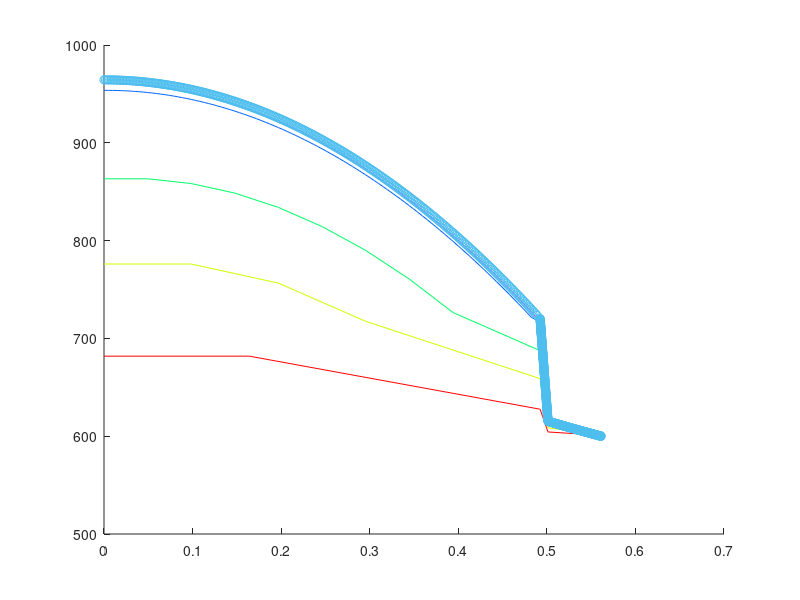

Here is the MATLAB script that generated this plot: (Note: this script raises an error after producing the figure.)
%% 1D Fuel Temperature Analysis

% Alexander Swenson

% NE 411 HW 3

clear; clc; clf;

%% set up model 

nodes = [3, 5 ,10,100, 300];

for j = 1:length(nodes)

T_s = 600;              % clad surface temperature [K]
g = 145;       % generation in fuel [W/cc]
r_fuel = 0.5-.00762;           % fuel radius [cm]
r_void = 0;         % void caused by sintering [cm]
thick_gap = 0.0089;     % thickness gap [cm]
thick_clad = 0.066-.006;     % thickness clad [cm]
r_gap = r_fuel + thick_gap;
r_clad = r_gap + thick_clad;

kf = .036;           % fuel conductivity [W/cm-K]
kg = 0.003;           % gap conductivity [W/cm-K]
kc = .13;            % clad conductivity [W/cm-K]

fuel_nodes = nodes(j);        % nodes for each region
gap_nodes = nodes(j);
clad_nodes = nodes(j);
total_nodes = fuel_nodes + gap_nodes + clad_nodes;

first_gap_node = fuel_nodes ;
first_clad_node = first_gap_node + gap_nodes;


bound_1 = fuel_nodes;
bound_2 = fuel_nodes + gap_nodes;

dr_fuel = (r_fuel-r_void)/fuel_nodes;
dr_gap = (r_gap - r_fuel)/gap_nodes;
dr_clad = (r_clad - r_gap)/clad_nodes;

r = zeros(total_nodes,1);


% define node points throughout the model

for i = 1:fuel_nodes+1
    r(i) = dr_fuel*(i-1) + r_void;
end

for i = first_gap_node:first_clad_node - 1;
    r(i) = dr_gap*(i-first_gap_node) + r_fuel;
end

for i = first_clad_node : total_nodes 
    r(i) = dr_clad*(i-first_clad_node) + r_gap;
end


%% set up node equations

node_coef = zeros(total_nodes,total_nodes);
b_nodes = zeros(total_nodes,1);

% adiabatic boundary condition at fuel centerline 

node_coef(1,1) = -1 - r(1)/dr_fuel;
node_coef(1,2) = 1 + r(1)/dr_fuel;
b_nodes(1) = -(g*r(1)*dr_fuel)/kf;

for i = 2:bound_1 - 1
    node_coef(i,i) = -1 - (2*r(i))/dr_fuel;
    node_coef(i,i+1)= 1+(r(i)/dr_fuel);
    node_coef(i,i-1) =  r(i)/dr_fuel;
    b_nodes(i) = -(g*r(i)*dr_fuel)/kf;
end 

% couple gap and fuel with two boundary conditions

% BC 1 (use conservation of heat flux to solve for T(n) in fuel


node_coef(bound_1,bound_1-1) = (r(bound_1))/(r(bound_1)-dr_fuel);         % T_n-1 coefficient
node_coef(bound_1,bound_1) = -((r(bound_1)/(r(bound_1)-dr_fuel))+((kg*dr_fuel*(r(bound_1)+dr_gap)*r(bound_1))/(kf*dr_gap*(r(bound_1)-dr_fuel)^2)));
node_coef(bound_1,bound_1+1) = (kg*dr_fuel*(r(bound_1)+dr_gap)*r(bound_1))/(kf*dr_gap*(r(bound_1)-dr_fuel)^2);
b_nodes(bound_1) = 0; 

for i = bound_1 + 1: bound_2 - 1
    
    node_coef(i,i) = -1 - (2*r(i))/dr_gap;
    node_coef(i,i+1)=  1+r(i)/dr_gap;
    node_coef(i,i-1) =  r(i)/dr_gap;
    b_nodes(i)=0;
end


% couple gap and fuel with two boundary conditions
% BC 1 (use conservation of heat flux to solve for T(n) in fuel


node_coef(bound_2,bound_2 -1) = r(bound_2)/(r(bound_2)-dr_gap);       % T_n-1 coefficient
node_coef(bound_2,bound_2) = -((r(bound_2)/(r(bound_2)-dr_gap)) + ((kc*dr_gap*(r(bound_2)+dr_clad)*r(bound_2))/(kg*dr_clad*(r(bound_2)-dr_gap)^2)));
node_coef(bound_2,bound_2+1) = (kc*dr_gap*(r(bound_2)+dr_clad)*r(bound_2))/(kg*dr_clad*(r(bound_2)-dr_gap)^2);

% clad nodes

for i = bound_2 + 1: total_nodes - 1
    node_coef(i,i) = -1 - (2*r(i))/dr_clad;
    node_coef(i,i+1)= 1+r(i)/dr_clad;
    node_coef(i,i-1) = r(i)/dr_clad;
end


% Surface Node
node_coef(total_nodes,total_nodes-1) = r(total_nodes)/dr_clad;
node_coef(total_nodes,total_nodes) = -1 - ((2*r(total_nodes))/dr_clad);
b_nodes(total_nodes) = -T_s*(1+r(total_nodes)/dr_clad);

%% Solve for Temperature Distribution
T = node_coef\b_nodes;
[V,D] = eig(node_coef);

%% Analytical 
T1 =  -.5*(((log(r_gap/r_clad)*g*kg*r_fuel^2)+r_fuel^2*g*log(r_fuel/r_gap)*kc-2*T_s*kc*kg)/(kc*kg));
T2 = -.5*((log(r_gap/r_clad)*r_fuel^2*g-2*kc*T_s)/(kc));
T_a = zeros(total_nodes,1);
for i = 1:total_nodes
    if i <= bound_1 
        T_a(i) = ((r_fuel^2-r(i)^2)*g)/(4*kf) + T1;
    elseif i > bound_1 && i <= bound_2
        T_a(i) = -((T2-T1)*log(r(i)))/(log(r_fuel/r_gap)) + (T2*log(r_fuel)-T1*log(r_gap))/log(r_fuel/r_gap);
    elseif i > bound_2
        T_a(i) = -((T_s-T2)*log(r(i)))/(log(r_gap/r_clad)) + (T_s*log(r_gap)-T2*log(r_clad))/log(r_gap/r_clad);
    end
end
%% Numerical Flux
q = zeros(total_nodes,1);
q(1) = 0;
 for i = 2:bound_1-1
     q(i) = -kf*(T(i+1) - T(i-1))/(2*dr_fuel);
 end
 
 for i = bound_1+1:bound_2-1
     q(i) = -kg*(T(i+1) - T(i-1))/(2*dr_gap);
 end
 
 for i = bound_2+1:total_nodes-1
     q(i) = -kc*(T(i+1) - T(i-1))/(2*dr_clad);
 end
 
 q(bound_1) = (q(bound_1-1)+q(bound_1+1))/2;
 q(bound_2) = (q(bound_2-1)+q(bound_2+1))/2;
 q(total_nodes) = q(total_nodes-1);
 
 %% Analytical Heat Flux
 q_a = zeros(total_nodes,1);
 
 for i = 2:total_nodes
    if i <= bound_1 
        q_a(i) = .5*g*r(i);
    elseif i > bound_1 && i <= bound_2
        q_a(i) = (kg*(T2-T1))/(r(i)*log(r_fuel/r_gap));
    elseif i > bound_2
        q_a(i) = (kc*(T_s-T2))/(r(i)*log(r_gap/r_clad));
    end
 end      

%% Error 
for i= 1:total_nodes
Error_T(i) = (abs(T(i) - T_a(i))/T_a(i))*100;
Error_q(i) = (abs(q(i) - q_a(i))/q_a(i))*100;
end
r_sv{j} = r;
T_sv{j} = T;
q_sv{j} = q;
Err_T_sv{j} = Error_T;
Err_q_sv{j} = Error_q;

end
%% Plotting

colorVec = hsv(length(nodes));
%Temp

figure(1)
hold on;
for i=1:length(nodes)
plot(cell2mat(r_sv(i)),cell2mat(T_sv(i)),'color', colorVec(i,:));
legend_info{i} = num2str(nodes(i));
end
plot(cell2mat(r_sv(length(nodes))),T_a,'-o')
legend(legend_info,'Analytical Solution')
title('1D Temperature Distribution')
xlabel('radius [cm]')
ylabel('temperature [K]')
hold off;

% Flux

figure(2)
hold on;
for i=1:length(nodes)
plot(cell2mat(r_sv(i)),cell2mat((q_sv(i))),'color', colorVec(i,:));
legend_info{i} = num2str(nodes(i));
end
plot(cell2mat(r_sv(length(nodes))),q_a,'-o')
legend(legend_info,'Analytical Solution')
title('1D Flux Distribution')
xlabel('radius [cm]')
ylabel('Flux [W/cm^2]')
hold off;

% Temperature Error

figure(3)
hold on;
for i=1:length(nodes)
plot(cell2mat(r_sv(i)),cell2mat((Err_T_sv(i))),'color', colorVec(i,:));
legend_info{i} = num2str(nodes(i));
end
legend(legend_info)
title('Temeperature Profile Error')
xlabel('radius [cm]')
ylabel('% error')
hold off;

% Flux Error 

figure(4)
hold on;
for i=1:length(nodes)
plot(cell2mat(r_sv(i)),cell2mat((Err_q_sv(i))),'color', colorVec(i,:));
legend_info{i} = num2str(nodes(i));
end
legend(legend_info)
title('Flux Profile Error')
xlabel('radius [cm]')
ylabel('% error')
hold off;









